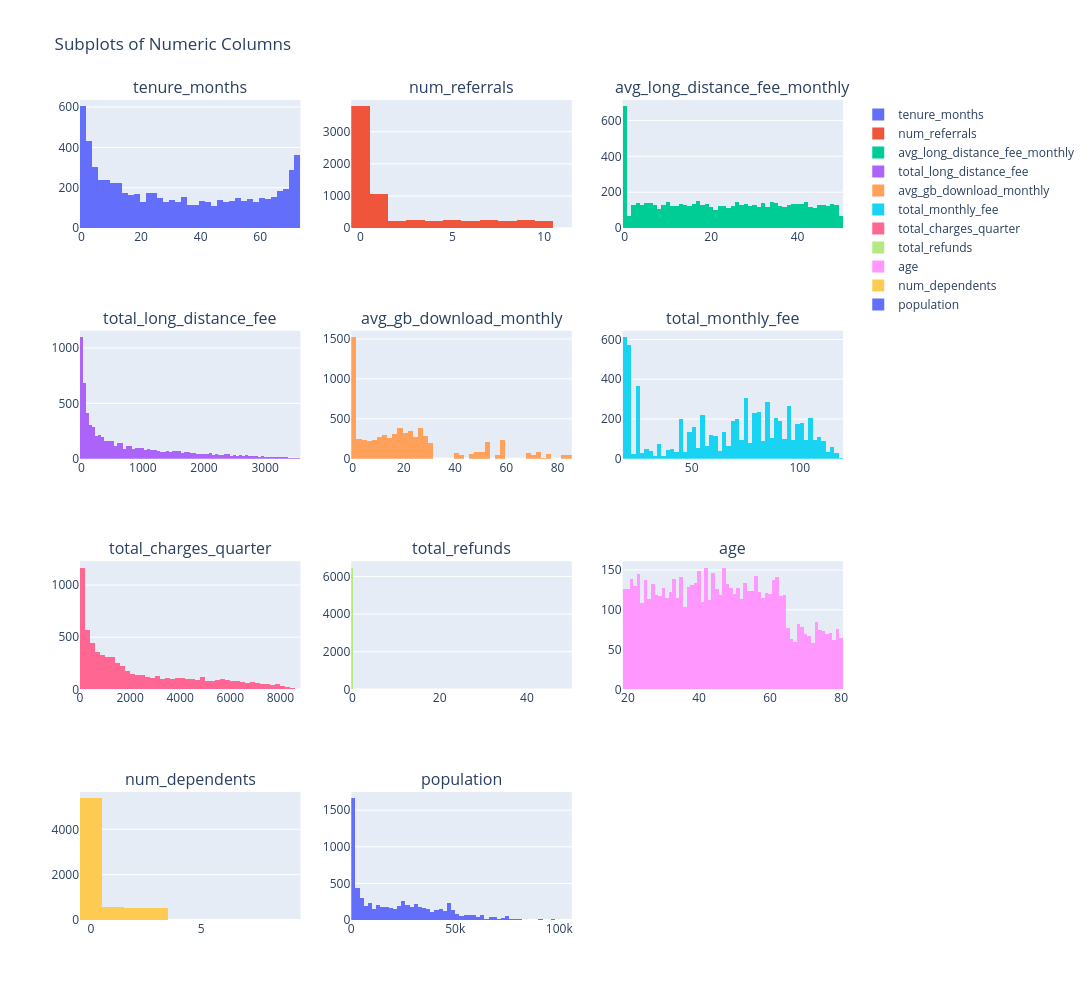
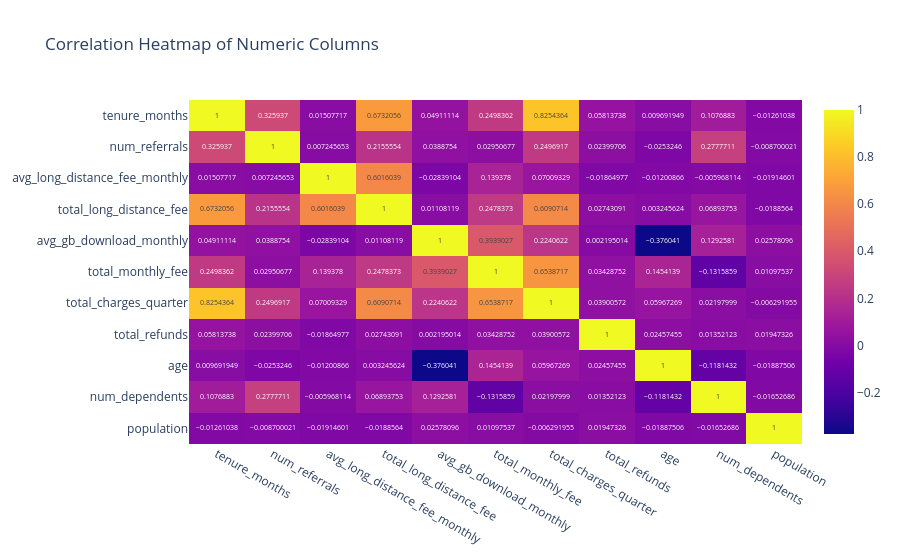

The code cell stored with these charts, in order, in its notebook:
### Code cell
#obtain summary of data
df.describe(include = 'all') #Presence of some categorical and nominal variables 

#Retrieve column with numbeers
desc = df.describe()
#Retrieve true numerical columns 
numerical_columns = ['tenure_months', 'num_referrals', 'avg_long_distance_fee_monthly',
       'total_long_distance_fee', 'avg_gb_download_monthly',
       'total_monthly_fee', 'total_charges_quarter', 'total_refunds', 'age',
       'num_dependents', 'population']

#Create new numerical_column_df 
numerical_column_df = df[numerical_columns]
numerical_column_df.describe() #View descriptive statistics for true numerical columns 
numerical_column_df.info() #Shows 11 numberical columns 

#Let's create some subplots for numerical_column_df
numerical_fig = make_subplots(rows = 4, cols = 3, subplot_titles = numerical_column_df.columns)
for i, col in enumerate(numerical_column_df.columns):
    row = (i // 3) + 1  # Determine the row
    col_number = (i % 3) + 1  # Determine the column
    # Add histogram trace
    numerical_fig.add_trace(
        go.Histogram(x=numerical_column_df[col], name=col),
        row=row, col=col_number
    )
numerical_fig.update_layout(height = 1000, width = 1200, title_text = "Subplots of Numeric Columns")
numerical_fig.show()

#Let's visualise the correlation matrix between these numerical columns as well 
correlation_matrix = df[numerical_columns].corr()
corr_num_fig = px.imshow(correlation_matrix, text_auto = True,
                         aspect = "auto",
                         title = "Correlation Heatmap of Numeric Columns ")
corr_num_fig.show()

### Figure 1 — Plotly figure (JSON) as saved in the notebook; plotly's stock layout.template omitted (floating-point values rounded to 4 significant figures; data arrays with more than 128 entries replaced by an {"elided": "..."} marker saying what was removed)
{"data": [{"name": "tenure_months", "type": "histogram", "x": {"elided": "6991 int values"}, "xaxis": "x", "yaxis": "y"}, {"name": "num_referrals", "type": "histogram", "x": {"elided": "6991 int values"}, "xaxis": "x2", "yaxis": "y2"}, {"name": "avg_long_distance_fee_monthly", "type": "histogram", "x": {"elided": "6991 float values"}, "xaxis": "x3", "yaxis": "y3"}, {"name": "total_long_distance_fee", "type": "histogram", "x": {"elided": "6991 float values"}, "xaxis": "x4", "yaxis": "y4"}, {"name": "avg_gb_download_monthly", "type": "histogram", "x": {"elided": "6991 int values"}, "xaxis": "x5", "yaxis": "y5"}, {"name": "total_monthly_fee", "type": "histogram", "x": {"elided": "6991 float values"}, "xaxis": "x6", "yaxis": "y6"}, {"name": "total_charges_quarter", "type": "histogram", "x": {"elided": "6991 float values"}, "xaxis": "x7", "yaxis": "y7"}, {"name": "total_refunds", "type": "histogram", "x": {"elided": "6991 float values"}, "xaxis": "x8", "yaxis": "y8"}, {"name": "age", "type": "histogram", "x": {"elided": "6991 int values"}, "xaxis": "x9", "yaxis": "y9"}, {"name": "num_dependents", "type": "histogram", "x": {"elided": "6991 int values"}, "xaxis": "x10", "yaxis": "y10"}, {"name": "population", "type": "histogram", "x": {"elided": "6991 int values"}, "xaxis": "x11", "yaxis": "y11"}], "layout": {"annotations": [{"font": {"size": 16}, "showarrow": false, "text": "tenure_months", "x": 0.1444, "xanchor": "center", "xref": "paper", "y": 1, "yanchor": "bottom", "yref": "paper"}, {"font": {"size": 16}, "showarrow": false, "text": "num_referrals", "x": 0.5, "xanchor": "center", "xref": "paper", "y": 1, "yanchor": "bottom", "yref": "paper"}, {"font": {"size": 16}, "showarrow": false, "text": "avg_long_distance_fee_monthly", "x": 0.8556, "xanchor": "center", "xref": "paper", "y": 1, "yanchor": "bottom", "yref": "paper"}, {"font": {"size": 16}, "showarrow": false, "text": "total_long_distance_fee", "x": 0.1444, "xanchor": "center", "xref": "paper", "y": 0.7188, "yanchor": "bottom", "yref": "paper"}, {"font": {"size": 16}, "showarrow": false, "text": "avg_gb_download_monthly", "x": 0.5, "xanchor": "center", "xref": "paper", "y": 0.7188, "yanchor": "bottom", "yref": "paper"}, {"font": {"size": 16}, "showarrow": false, "text": "total_monthly_fee", "x": 0.8556, "xanchor": "center", "xref": "paper", "y": 0.7188, "yanchor": "bottom", "yref": "paper"}, {"font": {"size": 16}, "showarrow": false, "text": "total_charges_quarter", "x": 0.1444, "xanchor": "center", "xref": "paper", "y": 0.4375, "yanchor": "bottom", "yref": "paper"}, {"font": {"size": 16}, "showarrow": false, "text": "total_refunds", "x": 0.5, "xanchor": "center", "xref": "paper", "y": 0.4375, "yanchor": "bottom", "yref": "paper"}, {"font": {"size": 16}, "showarrow": false, "text": "age", "x": 0.8556, "xanchor": "center", "xref": "paper", "y": 0.4375, "yanchor": "bottom", "yref": "paper"}, {"font": {"size": 16}, "showarrow": false, "text": "num_dependents", "x": 0.1444, "xanchor": "center", "xref": "paper", "y": 0.1562, "yanchor": "bottom", "yref": "paper"}, {"font": {"size": 16}, "showarrow": false, "text": "population", "x": 0.5, "xanchor": "center", "xref": "paper", "y": 0.1562, "yanchor": "bottom", "yref": "paper"}], "height": 1000, "title": {"text": "Subplots of Numeric Columns"}, "width": 1200, "xaxis": {"anchor": "y", "domain": [0, 0.2889]}, "xaxis10": {"anchor": "y10", "domain": [0, 0.2889]}, "xaxis11": {"anchor": "y11", "domain": [0.3556, 0.6444]}, "xaxis12": {"anchor": "y12", "domain": [0.7111, 1]}, "xaxis2": {"anchor": "y2", "domain": [0.3556, 0.6444]}, "xaxis3": {"anchor": "y3", "domain": [0.7111, 1]}, "xaxis4": {"anchor": "y4", "domain": [0, 0.2889]}, "xaxis5": {"anchor": "y5", "domain": [0.3556, 0.6444]}, "xaxis6": {"anchor": "y6", "domain": [0.7111, 1]}, "xaxis7": {"anchor": "y7", "domain": [0, 0.2889]}, "xaxis8": {"anchor": "y8", "domain": [0.3556, 0.6444]}, "xaxis9": {"anchor": "y9", "domain": [0.7111, 1]}, "yaxis": {"anchor": "x", "domain": [0.8438, 1]}, "yaxis10": {"anchor": "x10", "domain": [0, 0.1562]}, "yaxis11": {"anchor": "x11", "domain": [0, 0.1562]}, "yaxis12": {"anchor": "x12", "domain": [0, 0.1562]}, "yaxis2": {"anchor": "x2", "domain": [0.8438, 1]}, "yaxis3": {"anchor": "x3", "domain": [0.8438, 1]}, "yaxis4": {"anchor": "x4", "domain": [0.5625, 0.7188]}, "yaxis5": {"anchor": "x5", "domain": [0.5625, 0.7188]}, "yaxis6": {"anchor": "x6", "domain": [0.5625, 0.7188]}, "yaxis7": {"anchor": "x7", "domain": [0.2812, 0.4375]}, "yaxis8": {"anchor": "x8", "domain": [0.2812, 0.4375]}, "yaxis9": {"anchor": "x9", "domain": [0.2812, 0.4375]}}}

### Figure 2 — Plotly figure (JSON) as saved in the notebook; plotly's stock layout.template omitted (floating-point values rounded to 4 significant figures)
{"data": [{"coloraxis": "coloraxis", "hovertemplate": "x: %{x}<br>y: %{y}<br>color: %{z}<extra></extra>", "name": "0", "texttemplate": "%{z}", "type": "heatmap", "x": ["tenure_months", "num_referrals", "avg_long_distance_fee_monthly", "total_long_distance_fee", "avg_gb_download_monthly", "total_monthly_fee", "total_charges_quarter", "total_refunds", "age", "num_dependents", "population"], "xaxis": "x", "y": ["tenure_months", "num_referrals", "avg_long_distance_fee_monthly", "total_long_distance_fee", "avg_gb_download_monthly", "total_monthly_fee", "total_charges_quarter", "total_refunds", "age", "num_dependents", "population"], "yaxis": "y", "z": [[1, 0.3259, 0.01508, 0.6732, 0.04911, 0.2498, 0.8254, 0.05814, 0.009692, 0.1077, -0.01261], [0.3259, 1, 0.007246, 0.2156, 0.03888, 0.02951, 0.2497, 0.024, -0.02532, 0.2778, -0.0087], [0.01508, 0.007246, 1, 0.6016, -0.02839, 0.1394, 0.07009, -0.01865, -0.01201, -0.005968, -0.01915], [0.6732, 0.2156, 0.6016, 1, 0.01108, 0.2478, 0.6091, 0.02743, 0.003246, 0.06894, -0.01886], [0.04911, 0.03888, -0.02839, 0.01108, 1, 0.3939, 0.2241, 0.002195, -0.376, 0.1293, 0.02578], [0.2498, 0.02951, 0.1394, 0.2478, 0.3939, 1, 0.6539, 0.03429, 0.1454, -0.1316, 0.01098], [0.8254, 0.2497, 0.07009, 0.6091, 0.2241, 0.6539, 1, 0.03901, 0.05967, 0.02198, -0.006292], [0.05814, 0.024, -0.01865, 0.02743, 0.002195, 0.03429, 0.03901, 1, 0.02457, 0.01352, 0.01947], [0.009692, -0.02532, -0.01201, 0.003246, -0.376, 0.1454, 0.05967, 0.02457, 1, -0.1181, -0.01888], [0.1077, 0.2778, -0.005968, 0.06894, 0.1293, -0.1316, 0.02198, 0.01352, -0.1181, 1, -0.01653], [-0.01261, -0.0087, -0.01915, -0.01886, 0.02578, 0.01098, -0.006292, 0.01947, -0.01888, -0.01653, 1]]}], "layout": {"coloraxis": {"colorscale": [[0, "#0d0887"], [0.1111, "#46039f"], [0.2222, "#7201a8"], [0.3333, "#9c179e"], [0.4444, "#bd3786"], [0.5556, "#d8576b"], [0.6667, "#ed7953"], [0.7778, "#fb9f3a"], [0.8889, "#fdca26"], [1, "#f0f921"]]}, "title": {"text": "Correlation Heatmap of Numeric Columns "}, "xaxis": {"anchor": "y", "domain": [0, 1]}, "yaxis": {"anchor": "x", "autorange": "reversed", "domain": [0, 1]}}}
